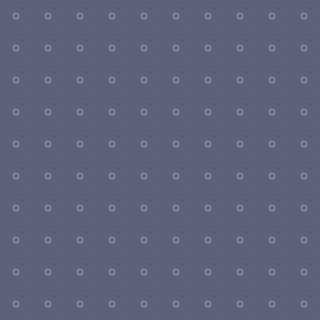

A level layout from a 2D game, rendered from its tile map. Below: a short description, then the map file with its tile-grid data intact:
An orthogonal 20x20 tile map with 16x16 px tiles, 1 tile layer (Tile Layer 1) and 22 objects.

<map version="1.4" tiledversion="1.4.2" orientation="orthogonal" renderorder="right-down" width="20" height="20" tilewidth="16" tileheight="16" infinite="0" nextlayerid="4" nextobjectid="26">
 <properties>
  <property name="Grid X" type="int" value="10" />
  <property name="Grid Y" type="int" value="10" />
 </properties>
 <tileset firstgid="1" source="../kenney-rpg-urban.tsx" />
 <layer id="1" name="Tile Layer 1" width="20" height="20">
  <data encoding="csv">
440,441,440,441,440,441,440,441,440,441,440,441,440,441,440,441,440,441,440,441,
467,468,467,468,467,468,467,468,467,468,467,468,467,468,467,468,467,468,467,468,
440,441,440,441,440,441,440,441,440,441,440,441,440,441,440,441,440,441,440,441,
467,468,467,468,467,468,467,468,467,468,467,468,467,468,467,468,467,468,467,468,
440,441,440,441,440,441,440,441,440,441,440,441,440,441,440,441,440,441,440,441,
467,468,467,468,467,468,467,468,467,468,467,468,467,468,467,468,467,468,467,468,
440,441,440,441,440,441,440,441,440,441,440,441,440,441,440,441,440,441,440,441,
467,468,467,468,467,468,467,468,467,468,467,468,467,468,467,468,467,468,467,468,
440,441,440,441,440,441,440,441,440,441,440,441,440,441,440,441,440,441,440,441,
467,468,467,468,467,468,467,468,467,468,467,468,467,468,467,468,467,468,467,468,
440,441,440,441,440,441,440,441,440,441,440,441,440,441,440,441,440,441,440,441,
467,468,467,468,467,468,467,468,467,468,467,468,467,468,467,468,467,468,467,468,
440,441,440,441,440,441,440,441,440,441,440,441,440,441,440,441,440,441,440,441,
467,468,467,468,467,468,467,468,467,468,467,468,467,468,467,468,467,468,467,468,
440,441,440,441,440,441,440,441,440,441,440,441,440,441,440,441,440,441,440,441,
467,468,467,468,467,468,467,468,467,468,467,468,467,468,467,468,467,468,467,468,
440,441,440,441,440,441,440,441,440,441,440,441,440,441,440,441,440,441,440,441,
467,468,467,468,467,468,467,468,467,468,467,468,467,468,467,468,467,468,467,468,
440,441,440,441,440,441,440,441,440,441,440,441,440,441,440,441,440,441,440,441,
467,468,467,468,467,468,467,468,467,468,467,468,467,468,467,468,467,468,467,468
</data>
 </layer>
 <objectgroup id="2" name="hazards">
  <object id="3" gid="222" x="136" y="152" width="16" height="16">
   <properties>
    <property name="scene" value="wall" />
   </properties>
  </object>
  <object id="4" gid="199" x="232" y="88" width="16" height="16">
   <properties>
    <property name="scene" value="zap" />
   </properties>
  </object>
  <object id="5" gid="199" x="72" y="248" width="16" height="16">
   <properties>
    <property name="scene" value="zap" />
   </properties>
  </object>
  <object id="6" gid="199" x="232" y="248" width="16" height="16">
   <properties>
    <property name="scene" value="zap" />
   </properties>
  </object>
  <object id="12" gid="199" x="72" y="88" width="16" height="16">
   <properties>
    <property name="scene" value="zap" />
   </properties>
  </object>
  <object id="13" gid="222" x="168" y="152" width="16" height="16">
   <properties>
    <property name="scene" value="wall" />
   </properties>
  </object>
  <object id="14" gid="222" x="168" y="184" width="16" height="16">
   <properties>
    <property name="scene" value="wall" />
   </properties>
  </object>
  <object id="15" gid="222" x="136" y="184" width="16" height="16">
   <properties>
    <property name="scene" value="wall" />
   </properties>
  </object>
  <object id="16" gid="222" x="136" y="24" width="16" height="16">
   <properties>
    <property name="scene" value="wall" />
   </properties>
  </object>
  <object id="17" gid="222" x="168" y="24" width="16" height="16">
   <properties>
    <property name="scene" value="wall" />
   </properties>
  </object>
  <object id="18" gid="222" x="296" y="152" width="16" height="16">
   <properties>
    <property name="scene" value="wall" />
   </properties>
  </object>
  <object id="19" gid="222" x="296" y="184" width="16" height="16">
   <properties>
    <property name="scene" value="wall" />
   </properties>
  </object>
  <object id="20" gid="222" x="8" y="152" width="16" height="16">
   <properties>
    <property name="scene" value="wall" />
   </properties>
  </object>
  <object id="21" gid="222" x="8" y="184" width="16" height="16">
   <properties>
    <property name="scene" value="wall" />
   </properties>
  </object>
  <object id="22" gid="222" x="136" y="312" width="16" height="16">
   <properties>
    <property name="scene" value="wall" />
   </properties>
  </object>
  <object id="23" gid="222" x="168" y="312" width="16" height="16">
   <properties>
    <property name="scene" value="wall" />
   </properties>
  </object>
 </objectgroup>
 <objectgroup id="3" name="spawns">
  <object id="8" x="48" y="48">
   <point />
  </object>
  <object id="9" x="48" y="272">
   <point />
  </object>
  <object id="10" x="272" y="272">
   <point />
  </object>
  <object id="11" x="272" y="48">
   <point />
  </object>
  <object id="24" x="144" y="48">
   <point />
  </object>
  <object id="25" x="176" y="240">
   <point />
  </object>
 </objectgroup>
</map>
